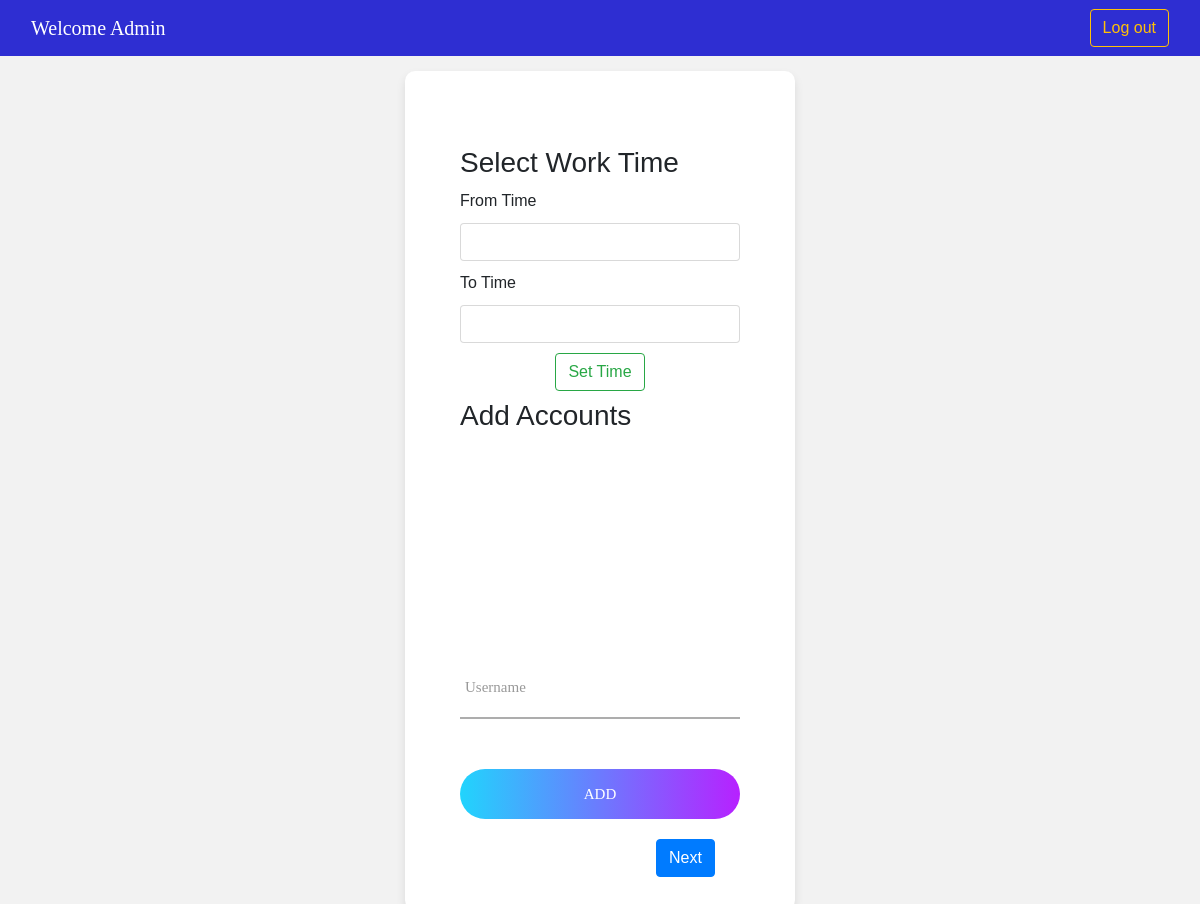
The page /home.html (signed in) on the database as committed earlier.
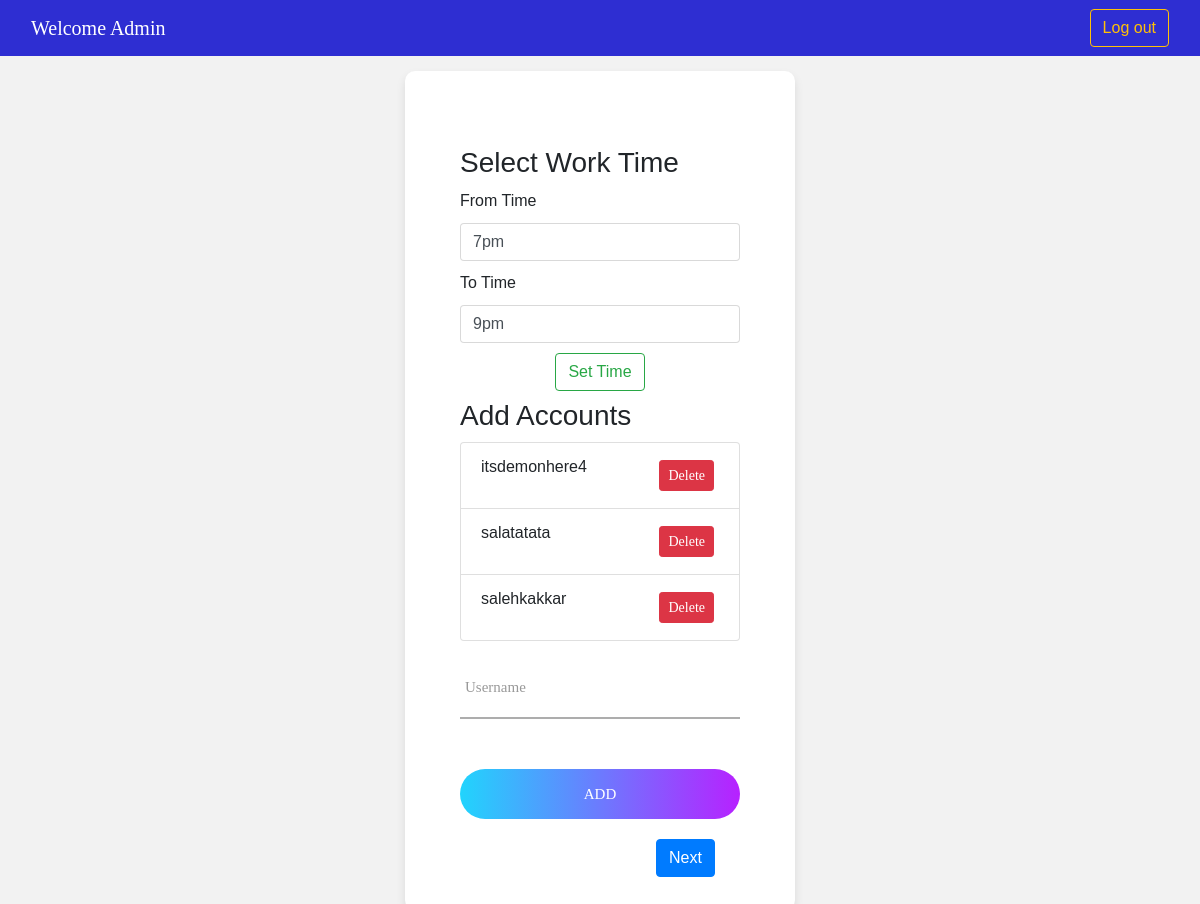
The same page on the database as committed later.
### insta/models.py (models this page shows)
class Time(models.Model):
    from_time = models.CharField(max_length=200, default=None)
    to_time = models.CharField(max_length=200, default=None)
    user_email = models.CharField(max_length=200, default=None)

class Details(models.Model):
    user_email = models.CharField(max_length=200 ,default=None )
    account=models.CharField(max_length=200 ,default=None )

### insta/views.py (the view)
# urls.py: path('home.html',views.home),
@login_required(login_url='/')
def home(request):
   obj=Details.objects.filter(user_email=request.user).values_list("account")
   obj=list(obj)
   for i in range(len(obj)):
      obj[i]=obj[i][0]
   time_obj=Time.objects.filter(user_email=request.user).values()
   if len(list(time_obj))>=1:
      time_obj=list(time_obj)[0]
      from_time=time_obj['from_time']
      to_time=time_obj['to_time']
      context={"emails":list(obj),"from_time":from_time,"to_time":to_time,"user":str(request.user).capitalize()}
   else:
      context = {"emails": list(obj),'user':str(request.user).capitalize()}
   print("home")
   return render(request,'home.html',context)

### insta/templates/home.html (shortened to what this page needs)
<!DOCTYPE html>
<html lang="en">
<head>
	<link rel="stylesheet" type="text/css" href="../static/vendor/bootstrap/css/bootstrap.min.css">
	<link rel="stylesheet" type="text/css" href="../static/fonts/font-awesome-4.7.0/css/font-awesome.min.css">
	<link rel="stylesheet" type="text/css" href="../static/fonts/iconic/css/material-design-iconic-font.min.css">
	<link rel="stylesheet" type="text/css" href="../static/vendor/animate/animate.css">
	<link rel="stylesheet" type="text/css" href="../static/vendor/css-hamburgers/hamburgers.min.css">
	<link rel="stylesheet" type="text/css" href="../static/vendor/animsition/css/animsition.min.css">
	<link rel="stylesheet" type="text/css" href="../static/vendor/select2/select2.min.css">
	<link rel="stylesheet" type="text/css" href="../static/vendor/daterangepicker/daterangepicker.css">
	<link rel="stylesheet" type="text/css" href="../static/css/util.css">
	<link rel="stylesheet" type="text/css" href="../static/css/main.css">
</head>
<body>
	<nav class="navbar">
		<div class="container-fluid">
			<p class="navbar-brand">
				Welcome {{ user }}
			</p>
				<li>
					<form action=" {%url 'logout_user'%} " method="post">
						<button  class="btn btn-outline-warning" type="Submit">Log out</button>
					</form>
				</li>
		</div>
	</nav>
	<div class="limiter">
		<div class="container-login100">
			<div class="wrap-login100">
				<form class="login100-form validate-form" action=" {%url 'save_time'%} " method="post">
                    <h3 style="margin-bottom: 10px;">Select Work Time</h3>
						<div>
						  <span style="margin-top: 10px;" class="input-group-text">From Time</span>
						  <input style="margin-top: 10px;margin-bottom:10px;" type="text" class="form-control" name="from" value="{{ from_time }}" aria-describedby="inputGroup-sizing-default">
						</div>
						<div>
						  <span style="margin-top: 10px;" class="input-group-text">To Time</span>
						  <input style="margin-top: 10px;" type="text" class="form-control" name="to" value="{{ to_time }}" aria-describedby="inputGroup-sizing-default">
						</div>
						<div>
						<button style="display: block;
    margin: 0 auto;
    margin-top: 10px;margin-bottom:10px;
    text-align: center;" class="btn btn-outline-success" type="submit">Set Time</button></div>
					</form>
					<form class="login100-form validate-form" action=" {%url 'save_username'%} " method="post">
                    <h3 >Add Accounts</h3>
                    <div>
                        <ul style="margin-top: 10px;margin-bottom:10px;height: 200px; overflow: auto" class="list-group">
							{% for email in emails %}
                            	<li class="list-group-item">{{ email }}
									<a style="float:right; margin:5px; color: white;" href="/home.html/{{email}}/" class="btn btn-danger btn-sm" >Delete</a>
								</li>
							{% endfor %}
                            </ul>
                            </div>
					<div class="wrap-input100 " style="margin-top: 12px;">
						<input style="margin-top: 20px;margin-bottom:10px;" class="input100" type="text" name="username">
						<span class="focus-input100" data-placeholder="Username"></span>
					</div>
					<div class="container-login100-form-btn">
						<div class="wrap-login100-form-btn">
							<div class="login100-form-bgbtn"></div>
							<button class="login100-form-btn" type="submit">Add</button>
						</div>
					</div>
                    <button style="margin-left:70%; margin-top: 20px;" type="button" class="btn btn-primary" onclick="location.href='{% url 'comment' %}'" >Next</button>
				</form>
			</div>
		</div>
	</div>
</body>
</html>

### insta/static/css/main.css (style rules this page uses)
* { margin: 0px; padding: 0px; box-sizing: border-box; }
body, html { height: 100%; font-family: Poppins-Regular, sans-serif; }
a { font-family: Poppins-Regular; font-size: 14px; line-height: 1.7; color: #666666; margin: 0px; transition: all 0.4s; -webkit-transition: all 0.4s; -o-transition: all 0.4s; -moz-transition: all 0.4s; }
h1,h2,h3,h4,h5,h6 { margin: 0px; }
p { font-family: Poppins-Regular; font-size: 14px; line-height: 1.7; color: #666666; margin: 0px; }
ul, li { margin: 0px; list-style-type: none; }
input { outline: none; border: none; }
button { outline: none !important; border: none; background: transparent; }
.limiter { width: 100%; margin: 0 auto; }
.navbar-brand { color:#fff; }
.navbar { font-family: sans-serif; background:rgb(46, 46, 210); }
.container-login100 { width: 100%; min-height: 100vh; display: -webkit-box; display: -webkit-flex; display: -moz-box; display: -ms-flexbox; display: flex; flex-wrap: wrap; justify-content: center; align-items: center; padding: 15px; background: #f2f2f2; }
.wrap-login100 { width: 390px; background: #fff; border-radius: 10px; overflow: hidden; padding: 77px 55px 33px 55px; box-shadow: 0 5px 10px 0px rgba(0, 0, 0, 0.1); -moz-box-shadow: 0 5px 10px 0px rgba(0, 0, 0, 0.1); -webkit-box-shadow: 0 5px 10px 0px rgba(0, 0, 0, 0.1); -o-box-shadow: 0 5px 10px 0px rgba(0, 0, 0, 0.1); -ms-box-shadow: 0 5px 10px 0px rgba(0, 0, 0, 0.1); }
.login100-form { width: 100%; }
.wrap-input100 { width: 100%; position: relative; border-bottom: 2px solid #adadad; margin-bottom: 37px; }
.input100 { font-family: Poppins-Regular; font-size: 15px; color: #555555; line-height: 1.2; display: block; width: 100%; height: 45px; background: transparent; padding: 0 5px; }
.focus-input100 { position: absolute; display: block; width: 100%; height: 100%; top: 0; left: 0; pointer-events: none; }
.focus-input100::before { content: ""; display: block; position: absolute; bottom: -2px; left: 0; width: 0; height: 2px; -webkit-transition: all 0.4s; -o-transition: all 0.4s; -moz-transition: all 0.4s; transition: all 0.4s; background: #6a7dfe; background: -webkit-linear-gradient(left, #21d4fd, #b721ff); background: -o-linear-gradient(left, #21d4fd, #b721ff); background: -moz-linear-gradient(left, #21d4fd, #b721ff); background: linear-gradient(left, #21d4fd, #b721ff); }
.focus-input100::after { font-family: Poppins-Regular; font-size: 15px; color: #999999; line-height: 1.2; content: attr(data-placeholder); display: block; width: 100%; position: absolute; top: 16px; left: 0px; padding-left: 5px; -webkit-transition: all 0.4s; -o-transition: all 0.4s; -moz-transition: all 0.4s; transition: all 0.4s; }
.container-login100-form-btn { display: -webkit-box; display: -webkit-flex; display: -moz-box; display: -ms-flexbox; display: flex; flex-wrap: wrap; justify-content: center; padding-top: 13px; }
.wrap-login100-form-btn { width: 100%; display: block; position: relative; z-index: 1; border-radius: 25px; overflow: hidden; margin: 0 auto; }
.login100-form-bgbtn { position: absolute; z-index: -1; width: 300%; height: 100%; background: #a64bf4; background: -webkit-linear-gradient(right, #21d4fd, #b721ff, #21d4fd, #b721ff); background: -o-linear-gradient(right, #21d4fd, #b721ff, #21d4fd, #b721ff); background: -moz-linear-gradient(right, #21d4fd, #b721ff, #21d4fd, #b721ff); background: linear-gradient(right, #21d4fd, #b721ff, #21d4fd, #b721ff); top: 0; left: -100%; -webkit-transition: all 0.4s; -o-transition: all 0.4s; -moz-transition: all 0.4s; transition: all 0.4s; }
.login100-form-btn { font-family: Poppins-Medium; font-size: 15px; color: #fff; line-height: 1.2; text-transform: uppercase; display: -webkit-box; display: -webkit-flex; display: -moz-box; display: -ms-flexbox; display: flex; justify-content: center; align-items: center; padding: 0 20px; width: 100%; height: 50px; }

Rows that differ between the two databases and show on the page:
added Time: from "7pm", to "9pm"
added Details: account "itsdemonhere4"
added Details: account "salatatata"
added Details: account "salehkakkar"
